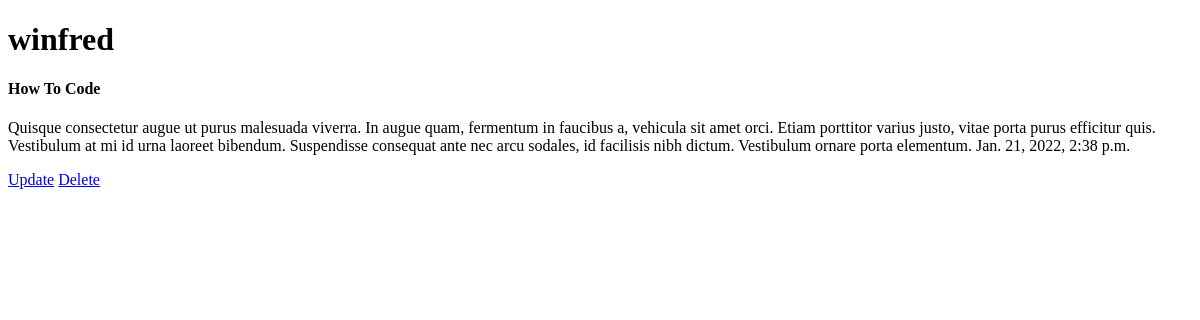
The page /posts/3/ on the database as committed earlier.
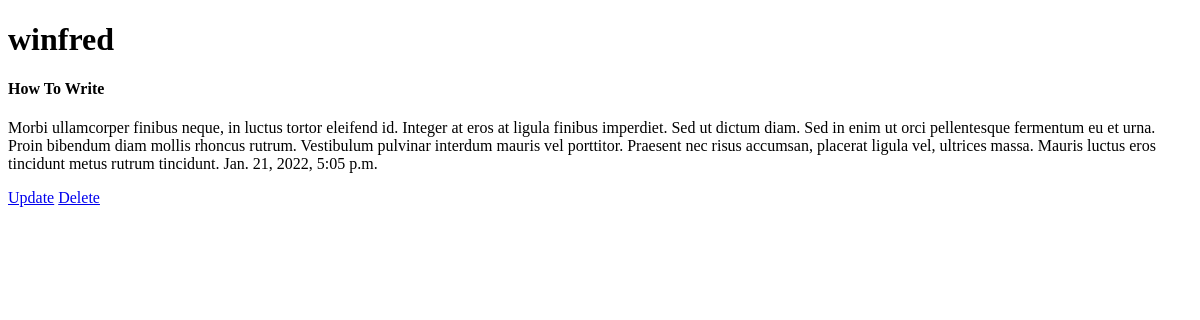
The same page on the database as committed later.
### blog_posts/models.py (models this page shows, shortened)
class Post(models.Model):
    title = models.CharField(max_length=100)
    content = models.TextField()
    date_posted = models.DateTimeField(default=timezone.now)
    author = models.ForeignKey(User, on_delete=models.CASCADE)

### blog_posts/views.py (the view)
# urls.py: path('posts/<int:id>/', views.detail, name='detail'),
def detail(request, id):
    post = Post.objects.get(id=id)
    context = {
        'post':post
    }
    return render(request, 'blog_posts/detail.html', context)

### blog_posts/templates/blog_posts/detail.html (shortened to what this page needs)
<!DOCTYPE html>
<html lang="en">
<head>
</head>
<body>
    <h1>{{post.author}}</h1>
    <h4>{{post.title}}</h4>
    <p>{{post.content}}              {{post.date_posted}}</p>
    <a href='{% url 'update' post.id %}'>Update</a>
    <a href='{% url 'delete' post.id %}'>Delete</a>
</body>
</html>

Rows that differ between the two databases and show on the page:
changed Post "winfred": title "How To Code" → "How To Write"; content "Quisque consectetur augue ut purus malesuada viverra. In augue quam, fermentum in faucibus a, vehicula sit amet orci. Etiam porttitor varius justo, vitae porta purus efficitur quis. Vestibulum at mi id urna laoreet bibendum. Suspendisse consequat ante nec arcu sodales, id facilisis nibh dictum. Vestibulum ornare porta elementum." → "Morbi ullamcorper finibus neque, in luctus tortor eleifend id. Integer at eros at ligula finibus imperdiet. Sed ut dictum diam. Sed in enim ut orci pellentesque fermentum eu et urna. Proin bibendum diam mollis rhoncus rutrum. Vestibulum pulvinar interdum mauris vel porttitor. Praesent nec risus accumsan, placerat ligula vel, ultrices massa. Mauris luctus eros tincidunt metus rutrum tincidunt."; date_posted "Jan. 21, 2022, 2:38 p.m." → "Jan. 21, 2022, 5:05 p.m."
